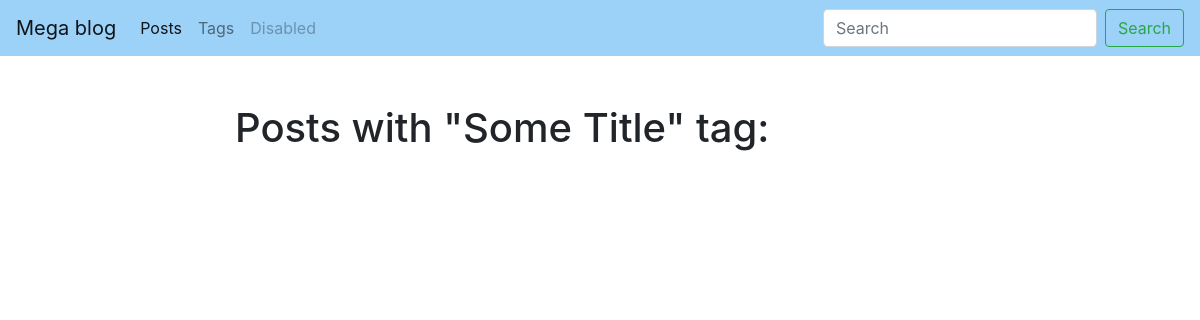
The app's page /blog/tag/some-title/, older data.
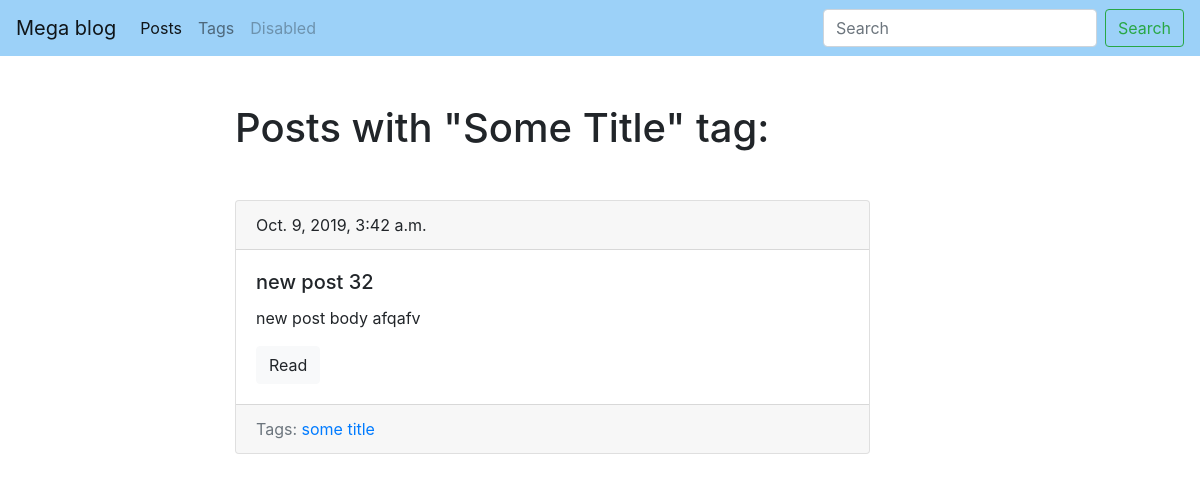
The same page, newer data.
### blog/models.py (models this page shows, shortened)
class Tag(models.Model):
    title = models.CharField(max_length=50)
    slug = models.SlugField(max_length=50, unique=True)
    def get_absolute_url(self):
        return reverse('tag_detail_url', kwargs={'slug': self.slug})
    class Meta:
        ordering = ['title']

class Post(models.Model):
    title = models.CharField(max_length=150, db_index=True)
    slug = models.SlugField(max_length=150, blank=True, unique=True)
    body = models.TextField(blank=True, db_index=True)
    tags = models.ManyToManyField('Tag', blank=True, related_name='posts')
    date_pub = models.DateTimeField(auto_now_add=True)
    def get_absolute_url(self):
        return reverse('post_detail_url', kwargs={'slug': self.slug})
    class Meta:
        ordering = ['-date_pub']

### blog/views.py (the view)
# urls.py: path('tag/<str:slug>/', TagDetail.as_view(), name='tag_detail_url'),
class TagDetail(ObjectsDetailMixin, View):
    model = Tag
    template = 'blog/tag_detail.html'

### blog/utils.py (called while the page is built)
    def get(self, request, slug):
        obj = get_object_or_404(self.model, slug__iexact=slug)
        return render(request, self.template, context={self.model.__name__.lower(): obj, 'admin_object': obj,
                                                       'detail': True})

### blog/templates/blog/tag_detail.html (shortened to what this page needs)
{% extends 'blog/base_blog.html' %}
{% block content %}
    <h1 class="mb-5">
        Posts with "{{ tag.title|title }}" tag:
    </h1>
    {% for post in tag.posts.all %}
        {% include 'blog/includes/post_card_templates.html' %}
    {% endfor %}
{% endblock %}

### blog/templates/blog/includes/post_card_templates.html
<div class="card mb-3">
    <div class="card-header">
        {{ post.date_pub }}
    </div>
    <div class="card-body">
        <h5 class="card-title">{{ post.title }}</h5>
        <p class="card-text">{{ post.body|truncatewords:15 }}</p>
        <a href="{{ post.get_absolute_url }}" class="btn btn-light">Read</a>
    </div>
    <div class="card-footer text-muted">
        Tags:
        {% for tag in post.tags.all %}
            <a href="{{ tag.get_absolute_url }}">{{ tag.title }}</a>
        {% endfor %}
    </div>
</div>

Row changes from the older to the newer data that the page shows:
now on this page (row edited): Post: date_pub "Oct. 9, 2019, 3:42 a.m.", title "new post 32", body "new post body afqafv", Tag (title "some title")
